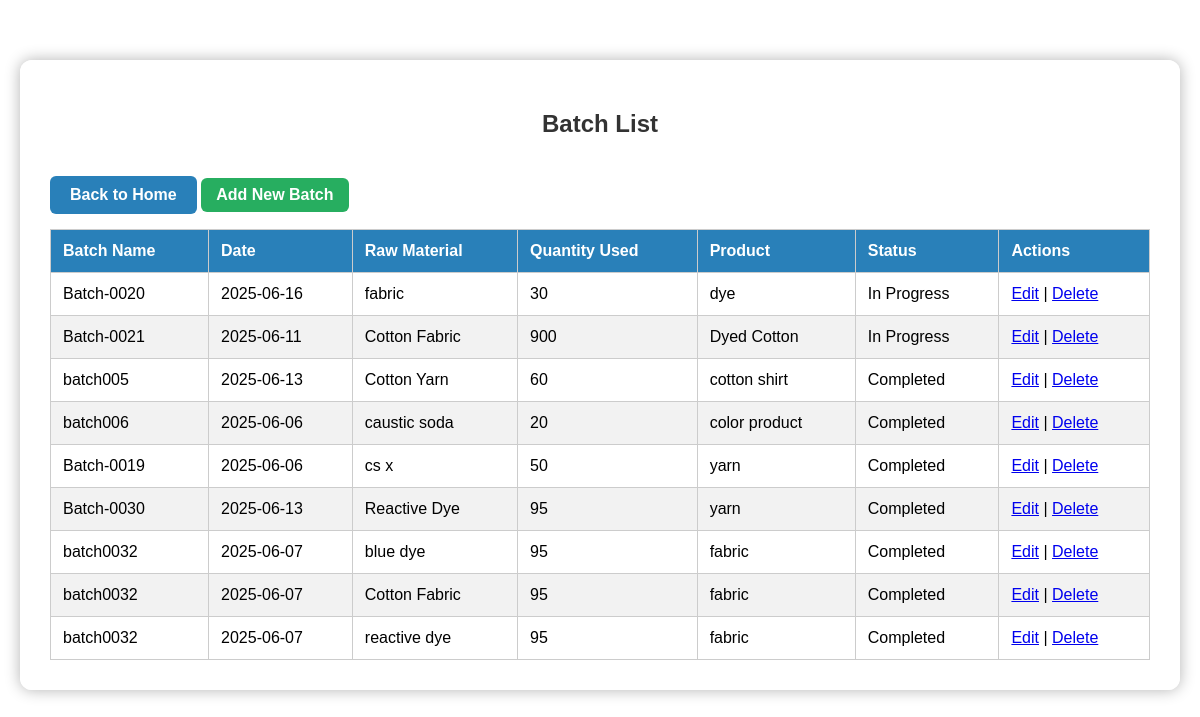
Page /view_batches on the committed database.
### tables this page shows
CREATE TABLE batches (
            id INTEGER PRIMARY KEY AUTOINCREMENT,
            batch_name TEXT NOT NULL,
            date TEXT NOT NULL,
            raw_material TEXT NOT NULL,
            quantity_used INTEGER NOT NULL,
            product TEXT NOT NULL,
            status TEXT NOT NULL
        );

### app.py (the view)
@app.route('/view_batches')
def view_batches():
    conn = sqlite3.connect('textile.db')
    conn.row_factory = sqlite3.Row
    cur = conn.cursor()
    cur.execute("SELECT * FROM batches")
    batches = cur.fetchall()
    conn.close()
    return render_template('view_batches.html', batches=batches)

### templates/view_batches.html (shortened to what this page needs)
<!DOCTYPE html>
<html lang="en">
<head>
</head>
<body>
    <div class="container">
        <h2>Batch List</h2>
        <a href="{{ url_for('dashboard') }}" class="back-btn">Back to Home</a>
        <a href="{{ url_for('add_batch') }}" class="button">Add New Batch</a>
        <table>
            <thead>
                <tr>
                    <th>Batch Name</th>
                    <th>Date</th>
                    <th>Raw Material</th>
                    <th>Quantity Used</th>
                    <th>Product</th>
                    <th>Status</th>
                    <th>Actions</th>
                </tr>
            </thead>
            <tbody>
                {% for batch in batches %}
                <tr>
                    <td>{{ batch.batch_name }}</td>
                    <td>{{ batch.date }}</td>
                    <td>{{ batch.raw_material }}</td>
                    <td>{{ batch.quantity_used }}</td>
                    <td>{{ batch.product }}</td>
                    <td>{{ batch.status }}</td>
                    <td>
                        <a href="{{ url_for('edit_batch', id=batch.id) }}">Edit</a> |
                        <a href="{{ url_for('delete_batch', id=batch.id) }}" onclick="return confirm('Are you sure?');">Delete</a>
                    </td>
                </tr>
                {% else %}
                <tr>
                    <td colspan="7" style="text-align:center;">No batches found.</td>
                </tr>
                {% endfor %}
            </tbody>
        </table>
    </div>
</body>
</html>

### templates/view_batches.html (style rules this page uses)
body { font-family: Arial, sans-serif; background-image: url('/static/background.jpg'); background-size: cover; background-position: center; margin: 0; padding: 0; }
.container { max-width: 1100px; margin: 60px auto; background-color: rgba(255, 255, 255, 0.95); padding: 30px; border-radius: 12px; box-shadow: 0 0 15px rgba(0, 0, 0, 0.3); }
h2 { text-align: center; margin-bottom: 25px; color: #333; }
table { width: 100%; border-collapse: collapse; }
th, td { padding: 12px; border: 1px solid #ccc; text-align: left; }
th { background-color: #2980b9; color: white; }
tr:nth-child(even) { background-color: #f2f2f2; }
a.button { display: inline-block; padding: 8px 15px; margin: 15px 0; background-color: #27ae60; color: white; text-decoration: none; border-radius: 6px; font-weight: bold; }
.back-btn { display: inline-block; padding: 10px 20px; background-color: #2980b9; color: white; border-radius: 6px; font-weight: bold; text-decoration: none; margin-bottom: 15px; }

### rows in the picture
batches: batch_name "Batch-0020", date "2025-06-16", raw_material "fabric", quantity_used "30", product "dye", status "In Progress"
batches: batch_name "Batch-0021", date "2025-06-11", raw_material "Cotton Fabric", quantity_used "900", product "Dyed Cotton", status "In Progress"
batches: batch_name "batch005", date "2025-06-13", raw_material "Cotton Yarn", quantity_used "60", product "cotton shirt", status "Completed"
batches: batch_name "batch006", date "2025-06-06", raw_material "caustic soda", quantity_used "20", product "color product", status "Completed"
batches: batch_name "Batch-0019", date "2025-06-06", raw_material "cs x", quantity_used "50", product "yarn", status "Completed"
batches: batch_name "Batch-0030", date "2025-06-13", raw_material "Reactive Dye", quantity_used "95", product "yarn", status "Completed"
batches: batch_name "batch0032", date "2025-06-07", raw_material "blue dye", quantity_used "95", product "fabric", status "Completed"
batches: batch_name "batch0032", date "2025-06-07", raw_material "Cotton Fabric", quantity_used "95", product "fabric", status "Completed"
batches: batch_name "batch0032", date "2025-06-07", raw_material "reactive dye", quantity_used "95", product "fabric", status "Completed"
